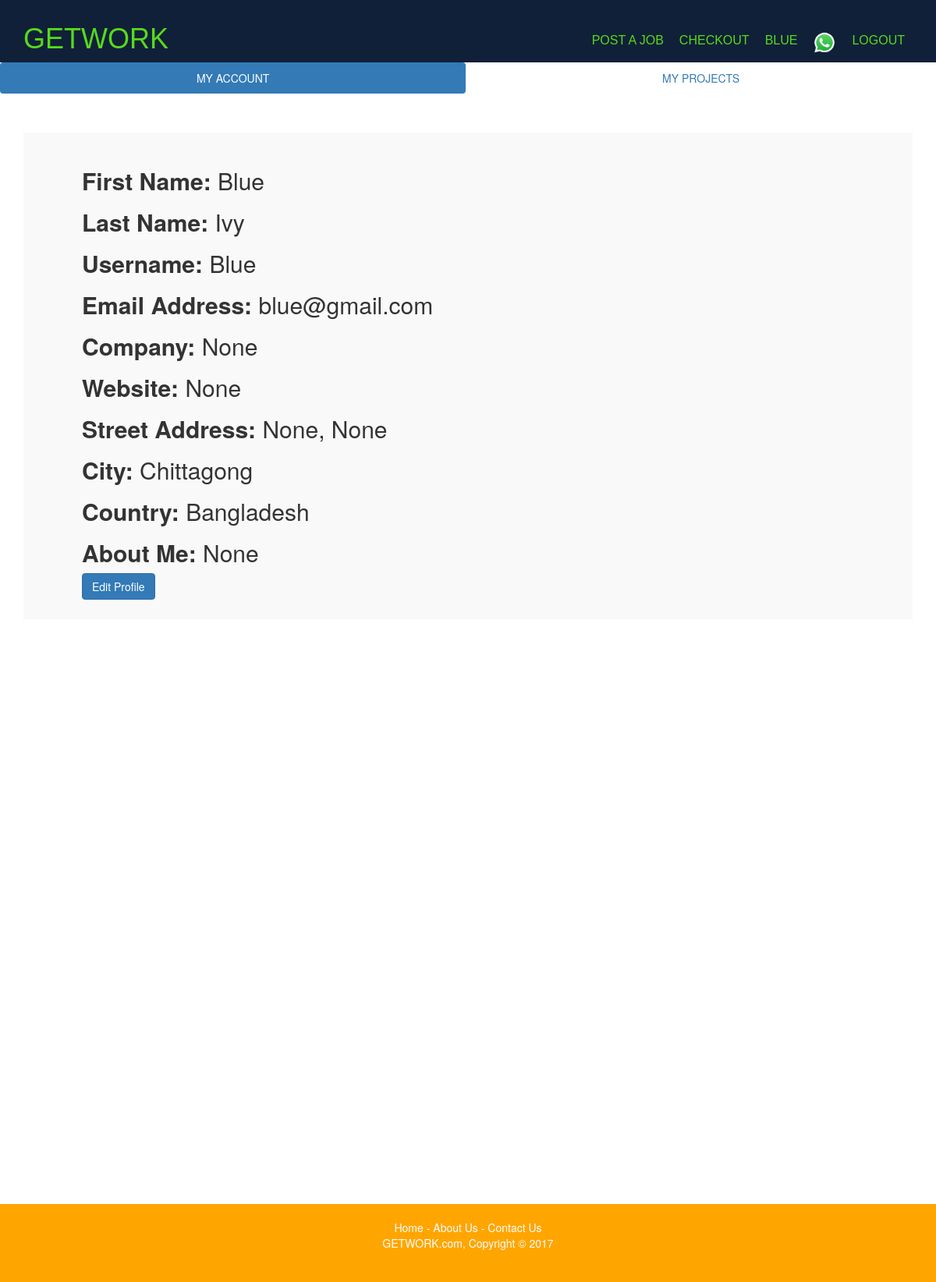
The app's page /employee/profile/54/ (signed in) with its own data.
### accounts/models.py (models this page shows, shortened)
class ProfileEmp(models.Model):
    user = models.OneToOneField(User, on_delete=models.CASCADE)
    employee = models.BooleanField(null=False, default=False)
    company = models.CharField(max_length=500, null=True)
    website = models.URLField(max_length=200, null=True)
    address1 = models.CharField(max_length=500, null=True)
    address2 = models.CharField(max_length=500, null=True)
    city = models.CharField(max_length=200, default='Chittagong')
    country = models.CharField(max_length=200, default='Bangladesh')
    about = models.TextField(null=True)

### employee/views.py (the view)
# urls.py: path('profile/<int:user_id>/', views.profile, name='profile'),
@login_required
def profile(request, user_id):
    profile = get_object_or_404(User, pk=user_id)
    profile_emp = ProfileEmp.objects.get(user=profile)
    user = User.objects.all()
    name = request.user
    user_jobs = This_Job.objects.filter(user=name)
    emp_user = ProfileEmp.objects.filter(user=name).exists()
    free_user = ProfileFree.objects.filter(user=name).exists()
    context = {
        'name': name,
        'user': user,
        'profile': profile,
        'profile_emp': profile_emp,
        'user_jobs': user_jobs,
        'emp_user': emp_user,
        'free_user': free_user,
    }
    return render(request, 'employee/profile.html', context)

### employee/templates/employee/profile.html (shortened to what this page needs)
{% extends 'employee/base_profile.html' %}
{% block body %}
<ul class="nav nav-pills nav-justified">
  <li class="active"><a data-toggle="tab" href="#profile">MY ACCOUNT</a></li>
  <li><a data-toggle="tab" href="#projects">MY PROJECTS</a></li>
</ul>
<div class="tab-content">
  <div id="profile" class="tab-pane fade in active">
    <div class="container">
      <div id="contact">
        <h2 style="margin-left:50px; margin-right:50px;"><b>First Name: </b>{{ profile.first_name }}</h2>
        <h2 style="margin-left:50px; margin-right:50px;"><b>Last Name: </b>{{ profile.last_name }}</h2>
        <h2 style="margin-left:50px; margin-right:50px;"><b>Username: </b>{{ profile.username }}</h2>
        <h2 style="margin-left:50px; margin-right:50px;"><b>Email Address: </b>{{ profile.email }}</h2>
        <h2 style="margin-left:50px; margin-right:50px;"><b>Company: </b>{{ profile_emp.company }}</h2>
        <h2 style="margin-left:50px; margin-right:50px;"><b>Website: </b>{{ profile_emp.website }}</h2>
        <h2 style="margin-left:50px; margin-right:50px;"><b>Street Address: </b>{{ profile_emp.address1 }}, {{ profile_emp.address2 }}</h2>
        <h2 style="margin-left:50px; margin-right:50px;"><b>City: </b>{{ profile_emp.city }}</h2>
        <h2 style="margin-left:50px; margin-right:50px;"><b>Country: </b>{{ profile_emp.country }}</h2>
        <h2 style="margin-left:50px; margin-right:50px;"><b>About Me: </b>{{ profile_emp.about }}</h2>
        {% if name.is_authenticated and name == profile %}
          <a style="margin-left:50px; margin-right:50px;" href="{% url 'employee:edit_profile' profile.id %}" class="btn btn-primary" style="margin-bottom:5px;">Edit Profile</a>
        {% endif %}
      </div>
    </div>
  </div>
</div>
{% endblock %}

### employee/templates/employee/base_profile.html (shortened to what this page needs)
<!DOCTYPE html>
<html lang="en">
  <head>
    {% load static %}
    <link rel="stylesheet" type="text/css" href="{% static 'employee/css/style.css' %}"/>
    <link rel="stylesheet" type="text/css" href="{% static 'employee/css/contact_us_style.css' %}"/>
    <link rel="stylesheet" href="https://maxcdn.bootstrapcdn.com/bootstrap/3.3.6/css/bootstrap.min.css">
  </head>
  <body>
      <header>
        <div class="container">
          <div id="branding">
            <span class="highlight"><a href="/"><h1>GETWORK</h1></a></span>
          </div>
          <nav>
            {% if name.is_authenticated and emp_user == True and free_user == False %}
              <ul>
                <li><a href="{% url 'employee:add_job' %}">Post a Job</a></li>
                <li><a href="{% url 'checkouts:checkout' %}">Checkout</a></li>
                <li><a href="{% url 'employee:profile' name.id %}">{{ name.username }}</a></li>
                <li><a href="https://wa.me/#?text=Hi,%20I%20need%20help%20with%20a%20task." class="WhatsappChat">
                  <img src="{% static '/employee/images/whatsapp.png' %}" alt="whatsapp" width="30px">
                </a></li>
                <li><a href="{% url 'accounts:logout' %}">Logout</a></li>
              </ul>
            {% elif name.is_authenticated and free_user == True and emp_user == False %}
              <ul>
                <li><a href="{% url 'freelancer:f_home' %}">Browse Jobs</a></li>
                <li><a href="{% url 'freelancer:profile' name.id %}">{{ name.username }}</a></li>
                <li><a href="{% url 'accounts:logout' %}">Logout</a></li>
              </ul>
            {% endif %}
          </nav>
        </div>
      </header>
      {% block body %}
      {% endblock %}
      <div id="container">
        <div id="main">
        </div>
      </div>
      <footer id="foot">
        <a style="text-decoration-line: none; color:white;" href="{% url 'appMarketplace:index' %}">Home</a> - <a  style="text-decoration-line: none; color:white;" href="{% url 'appMarketplace:about' %}">About Us</a> - <a style="text-decoration-line: none; color:white;" href="{% url 'appMarketplace:contact_us' %}">Contact Us</a>
        <p>GETWORK.com, Copyright &copy; 2017</p>
      </footer>
  </body>
</html>

### employee/static/employee/css/style.css (style rules this page uses)
body { font-family: Arial, Helvetica, sans-serif; font-size: 15px; line-height: 1.5; padding: 0; margin: 0; background-color: #f4f4f4; }
html, body { height: 100%; }
#container { min-height: 100%; }
#main { overflow: auto; padding-bottom: 100px; padding-top: 70px; }
#foot { position: relative; height: 100px; margin-top: -100px; clear: both; }
.container { width: 80%; margin: auto; overflow: hidden; }
ul { margin: 0; padding: 0; }
header { background-color: #102039; font-family: Mulish, sans-serif; -webkit-font-smoothing: antialiased; font-size: 1rem; font-weight: 400; line-height: 1.5; -webkit-text-size-adjust: 100%; -webkit-tap-highlight-color: transparent; color: white; padding-top: 30px; min-height: 10px; }
header a { color: rgb(87, 218, 26); text-decoration: none; text-transform: uppercase; font-size: 16px; }
header li { float: left; display: inline; padding: 0 10px 0 10px; }
header #branding { float: left; }
header #branding h1 { margin: 0; padding-bottom: 10px; }
header nav { float: right; margin-top: 10px; padding-bottom: 10px; }
header .highlight, header .current a { color: orange; font-weight: bold; }
footer { padding: 20px; margin-top: 20px; color: white; background-color: orange; text-align: center; }

### employee/static/employee/css/contact_us_style.css (style rules this page uses)
* { margin:0; padding:0; box-sizing:border-box; -webkit-box-sizing:border-box; -moz-box-sizing:border-box; -webkit-font-smoothing:antialiased; -moz-font-smoothing:antialiased; -o-font-smoothing:antialiased; text-rendering:optimizeLegibility; }
body { font-family:"Open Sans", Helvetica, Arial, sans-serif; font-weight:300; font-size: 12px; line-height:30px; color:#777; background:#0CF; }
.container { width:30%; margin:0 auto; position:relative; }
#contact { background:#F9F9F9; padding:25px; margin:50px 0; }

### records on screen
ProfileEmp: company "None", website "None", address1 "None", address2 "None", city "Chittagong", country "Bangladesh", about "None"

### other values on screen
{{ name.username }} "BLUE"
{{ profile.first_name }} "Blue"
{{ profile.last_name }} "Ivy"
{{ profile.username }} "Blue"
{{ profile.email }} "blue@gmail.com"
